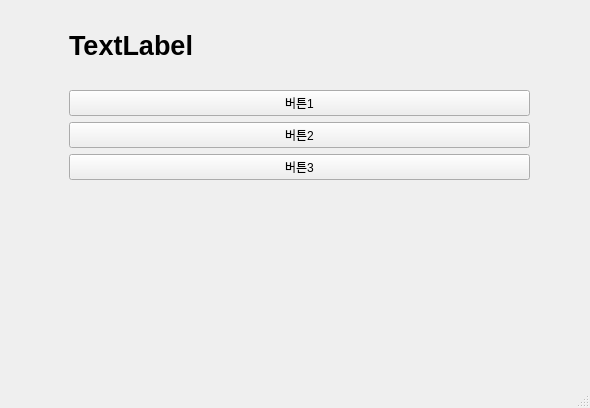
<?xml version="1.0" encoding="UTF-8"?>
<ui version="4.0">
 <class>MainWindow</class>
 <widget class="QMainWindow" name="MainWindow">
  <property name="geometry">
   <rect>
    <x>0</x>
    <y>0</y>
    <width>590</width>
    <height>408</height>
   </rect>
  </property>
  <property name="windowTitle">
   <string>MainWindow</string>
  </property>
  <widget class="QWidget" name="centralwidget">
   <widget class="QWidget" name="verticalLayoutWidget">
    <property name="geometry">
     <rect>
      <x>69</x>
      <y>90</y>
      <width>461</width>
      <height>92</height>
     </rect>
    </property>
    <layout class="QVBoxLayout" name="verticalLayout">
     <item>
      <widget class="QPushButton" name="pushButton">
       <property name="text">
        <string>버튼1</string>
       </property>
      </widget>
     </item>
     <item>
      <widget class="QPushButton" name="pushButton_3">
       <property name="text">
        <string>버튼2</string>
       </property>
      </widget>
     </item>
     <item>
      <widget class="QPushButton" name="pushButton_2">
       <property name="text">
        <string>버튼3</string>
       </property>
      </widget>
     </item>
    </layout>
   </widget>
   <widget class="QLabel" name="label">
    <property name="geometry">
     <rect>
      <x>69</x>
      <y>30</y>
      <width>461</width>
      <height>31</height>
     </rect>
    </property>
    <property name="font">
     <font>
      <pointsize>20</pointsize>
      <bold>true</bold>
     </font>
    </property>
    <property name="text">
     <string>TextLabel</string>
    </property>
   </widget>
  </widget>
  <widget class="QMenuBar" name="menubar">
   <property name="geometry">
    <rect>
     <x>0</x>
     <y>0</y>
     <width>590</width>
     <height>33</height>
    </rect>
   </property>
  </widget>
  <widget class="QStatusBar" name="statusbar"/>
 </widget>
 <resources/>
 <connections>
  <connection>
   <sender>pushButton</sender>
   <signal>clicked()</signal>
   <receiver>MainWindow</receiver>
   <slot>firstClick()</slot>
   <hints>
    <hint type="sourcelabel">
     <x>295</x>
     <y>140</y>
    </hint>
    <hint type="destinationlabel">
     <x>553</x>
     <y>113</y>
    </hint>
   </hints>
  </connection>
  <connection>
   <sender>pushButton_3</sender>
   <signal>clicked()</signal>
   <receiver>MainWindow</receiver>
   <slot>secondClick()</slot>
   <hints>
    <hint type="sourcelabel">
     <x>208</x>
     <y>173</y>
    </hint>
    <hint type="destinationlabel">
     <x>560</x>
     <y>156</y>
    </hint>
   </hints>
  </connection>
  <connection>
   <sender>pushButton_2</sender>
   <signal>clicked()</signal>
   <receiver>MainWindow</receiver>
   <slot>thirdClick()</slot>
   <hints>
    <hint type="sourcelabel">
     <x>372</x>
     <y>197</y>
    </hint>
    <hint type="destinationlabel">
     <x>416</x>
     <y>243</y>
    </hint>
   </hints>
  </connection>
 </connections>
 <slots>
  <slot>firstClick()</slot>
  <slot>secondClick()</slot>
  <slot>thirdClick()</slot>
 </slots>
</ui>
